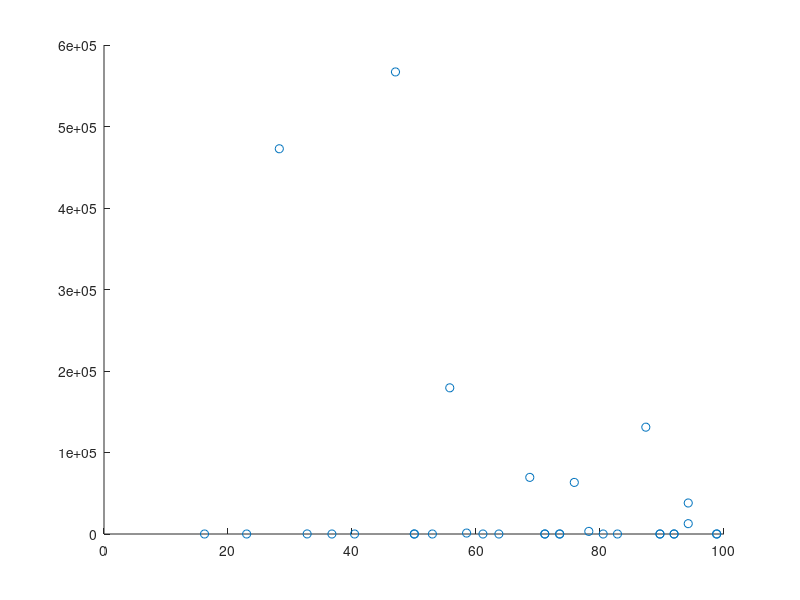

This figure's MATLAB source:
function [dhkl] = StructuresProj2
tic
planemat=[];
dhkl=zeros(1,32);
for h=0:5
    for k=0:5
        for l=0:5
            if h^2+k^2+l^2<=29 && h^2+k^2+l^2~=0 && k>=h && l>=k
                planemat=vertcat(planemat,[h k l]);
            end
        end
    end
end
Bragg=zeros(1,32);

for i=1:32
    dtemp=5.4626/sqrt(planemat(i,1)^2+planemat(i,2)^2+planemat(i,3)^2);
    dhkl(i)=dtemp;
    Bragg(i)=1/(2*dtemp);
end
bragground=round(Bragg*100);

myInfile = fopen('Atomic packing factors.txt', 'r');
formatSpec = '%f';
storageTemplate = [3, 39];
apf = fscanf(myInfile,formatSpec,storageTemplate);
fclose(myInfile);
apf=apf';

apfn=zeros(51,3);
for e=1:39
    place=round(apf(e,1)*100)+1;
    apfn(place,1)=apf(e,1);
    apfn(place,2)=apf(e,2);
    apfn(place,3)=apf(e,3);
end

for l=15:51
    if apfn(l,1)==0
        apfn(l,1)=(apfn(l-1,1)+apfn(l+1,1))/2;
        apfn(l,2)=(apfn(l-1,2)+apfn(l+1,2))/2;
        apfn(l,3)=(apfn(l-1,3)+apfn(l+1,3))/2;
    end
end

Cal=zeros(1,32);
Flu=zeros(1,32);
for t=1:32
    p=bragground(t);
    Flu(t)=apfn(p+1,2);
    Cal(t)=apfn(p+1,3);
end

Calpos=[0 0 0.5 0.5;0 0.5 0 0.5;0 0.5 0.5 0];
Flupos=[0.25 0.75 0.75 0.25 0.25 0.75 0.75 0.25; 0.25 0.25 0.75 0.75 0.25 0.25 0.75 0.75; 0.25 0.25 0.25 0.25 0.75 0.75 0.75 0.75];
% Flupos=[0.25; 0.25; 0.25];
Structfact=zeros(32,1);
for l=1:32
    calcos=0;
    calsin=0;
    flucos=0;
    flusin=0;
    for c=1:4
        q=Calpos(1,c)*planemat(l,1)+Calpos(2,c)*planemat(l,2)+Calpos(3,c)*planemat(l,3);
        calcos=calcos+Cal(l)*cos(2*pi*q);
        calsin=calsin+Cal(l)*sin(2*pi*q);
    end
    for f=1:8
        h=Flupos(1,f)*planemat(l,1)+Flupos(2,f)*planemat(l,2)+Flupos(3,f)*planemat(l,3);
        flusin=flusin+Flu(l)*sin(2*pi*h);
        flucos=flucos+Flu(l)*cos(2*pi*h);
    end
    Structfact(l)=Structfact(l)+(flucos+calcos)^2+(calsin+flusin)^2;
end
toc
intensity=zeros(0,32);
theta=asin(Bragg*1.5406);
j=[6,6,6,6,6,12,24,24,24,24,12,24,24,24,12,24,8,24,24,24,24,24,48,48,24,48,8,24,24,24,48,8];
for l=1:32
    %     j=1;
    %     for h=1:3
    %         if planemat(h)~=0
    %         j=j*2
    %         end
    %     end
    intensity(l)=Structfact(l)*j(l)*(1+(cos(2*theta(l)))^2)/(sin(theta(l))*sin(2*theta(l)));
end
theta=2*theta*180/pi;
scatter(theta,intensity)
end